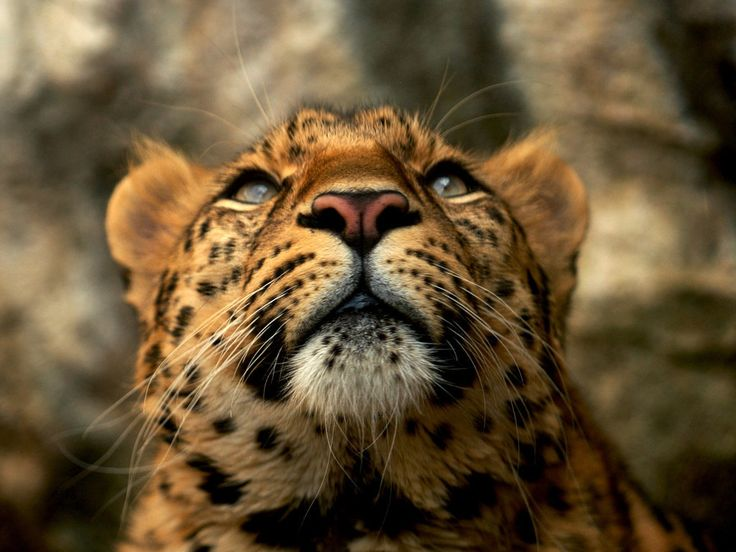
//> input picture 05_03/tiger.jpg, 736 x 552 px
$ ./05_03   (built with g++ and OpenCV 4)
//> lines starting //> are read from the running program, lines starting //| are printed output that depends on the picture; after the words box and inside, x2 and y2 are one past the last pixel; in counts of white or black regions, pixels touching at a corner belong together
#include <opencv2/opencv.hpp>

int main() {
    cv::Mat img = cv::imread("tiger.jpg", cv::IMREAD_COLOR);
//> img is the input picture: 552 rows x 736 cols, CV_8UC3; mean B, G, R 53.1, 83.3, 103.3

    if (img.empty()) {
        std::cout << "Error" << std::endl;
        return -1;
    }

    cv::rectangle(img, cv::Point(50, 50), cv::Point(150, 150), cv::Scalar(0, 0, 255), 2);
    cv::circle(img, cv::Point(300, 300), 50, cv::Scalar(0, 255, 0), 2);
    cv::ellipse(img, cv::Point(350, 350), cv::Size(50, 100), 0, 0, 360, cv::Scalar(255, 0, 255), 2);
    cv::line(img, cv::Point(10, 200), cv::Point(1000, 200), cv::Scalar(255, 255, 0), 2);
    std::vector<cv::Point> triangle_pts;
    triangle_pts.push_back(cv::Point(500, 300));
    triangle_pts.push_back(cv::Point(600, 300));
    triangle_pts.push_back(cv::Point(550, 400));
    cv::polylines(img, std::vector<std::vector<cv::Point>>{triangle_pts}, true, cv::Scalar(0, 255, 255), 2);
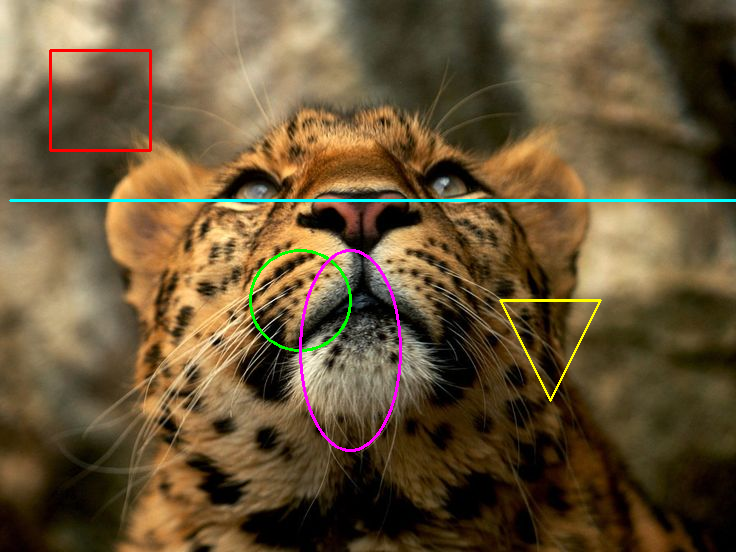
//> img: 552 rows x 736 cols, CV_8UC3; mean B, G, R 54.3, 84.1, 103.5

    cv::namedWindow("Tiger", cv::WINDOW_NORMAL);
    cv::imshow("Tiger", img);

    int rows = img.rows;
//> rows = 552
    int cols = img.cols;
//> cols = 736

    cv::Mat part1 = img(cv::Rect(0, 0, cols / 2, rows / 2));
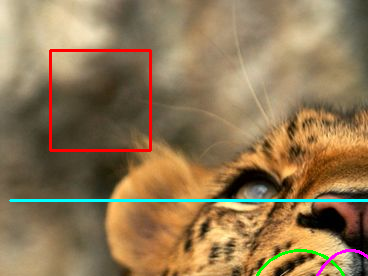
//> part1: 276 rows x 368 cols, CV_8UC3; mean B, G, R 83.9, 119.4, 144.6
    cv::Mat part2 = img(cv::Rect(cols / 2, 0, cols / 2, rows / 2));
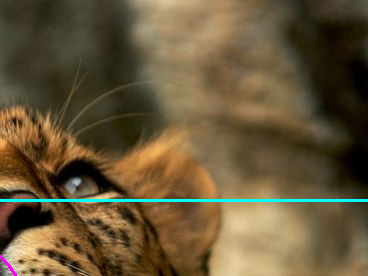
//> part2: 276 rows x 368 cols, CV_8UC3; mean B, G, R 56.3, 86.6, 102.5
    cv::Mat part3 = img(cv::Rect(0, rows / 2, cols / 2, rows / 2));
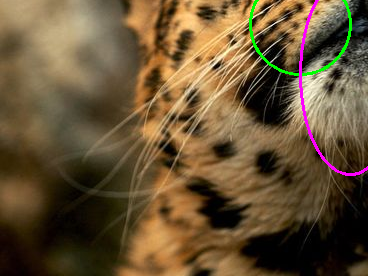
//> part3: 276 rows x 368 cols, CV_8UC3; mean B, G, R 53.2, 83, 103.7
    cv::Mat part4 = img(cv::Rect(cols / 2, rows / 2, cols / 2, rows / 2));
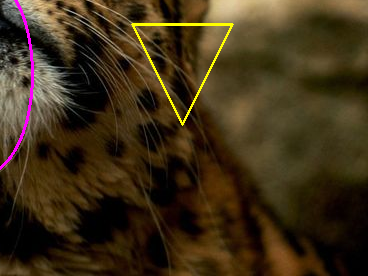
//> part4: 276 rows x 368 cols, CV_8UC3; mean B, G, R 23.6, 47.6, 63.1

    cv::namedWindow("Part 1", cv::WINDOW_NORMAL);
    cv::imshow("Part 1", part1);
    cv::namedWindow("Part 2", cv::WINDOW_NORMAL);
    cv::imshow("Part 2", part2);
    cv::namedWindow("Part 3", cv::WINDOW_NORMAL);
    cv::imshow("Part 3", part3);
    cv::namedWindow("Part 4", cv::WINDOW_NORMAL);
    cv::imshow("Part 4", part4);

    cv::Mat mask = cv::Mat::zeros(img.size(), CV_8UC1);
    cv::circle(mask, cv::Point(img.cols / 2, img.rows / 2), 200, cv::Scalar(255), -1);
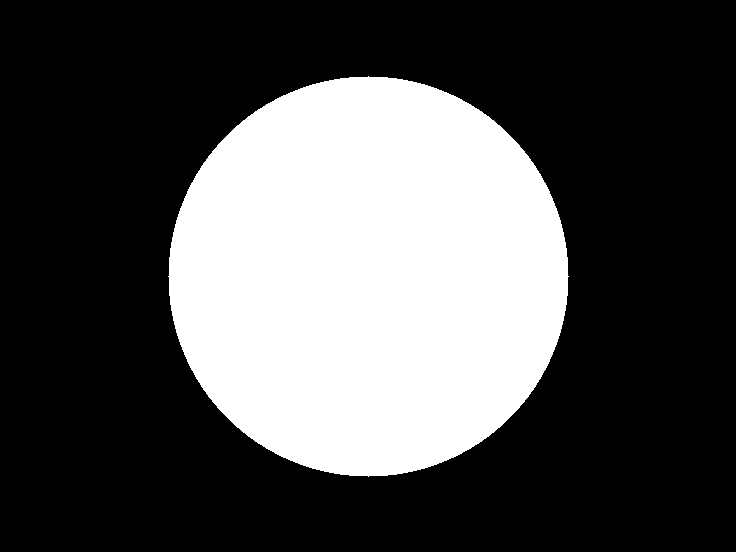
//> mask: 552 rows x 736 cols, CV_8UC1; 30.9% white; 1 white region, box (x1, y1, x2, y2) and area: (168, 76, 569, 477) 125629

    cv::Mat result;
    img.copyTo(result, mask);
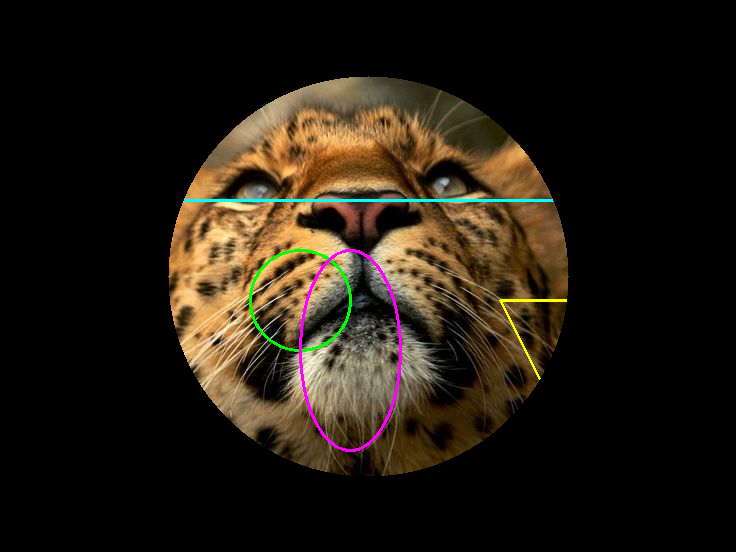
//> result: 552 rows x 736 cols, CV_8UC3; mean B, G, R 17.5, 27.5, 34.8

    cv::namedWindow("Result", cv::WINDOW_NORMAL);
    cv::imshow("Result", result);

    cv::waitKey(0);

    return 0;
}

$ run again, with 05_03/05.png saved as 05_03/tiger.jpg
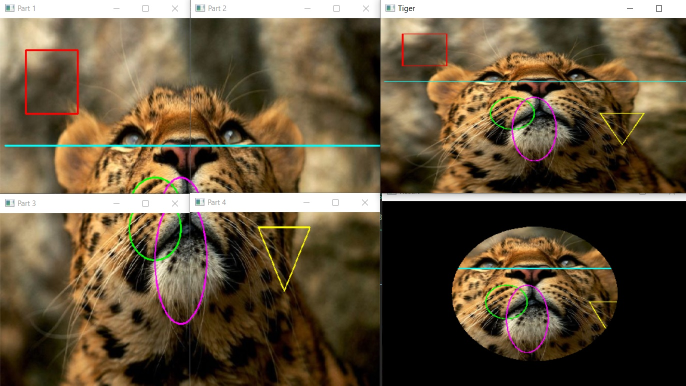
//> input picture 05_03/05.png, 1371 x 771 px (shown at 1/2 size)
//> img is the input picture: 771 rows x 1371 cols, CV_8UC3; mean B, G, R 63.2, 86.4, 101.7
//> `cv::circle(mask, cv::Point(img.cols / 2, img.rows / 2), 200, cv::Scala..`:
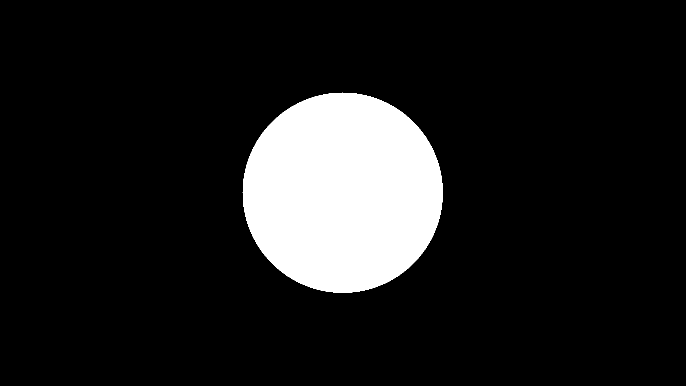
//> mask: 771 rows x 1371 cols, CV_8UC1 (shown at 1/2 size); 11.9% white; 1 white region, box (x1, y1, x2, y2) and area: (485, 185, 886, 586) 125629
//> `img.copyTo(result, mask);`:
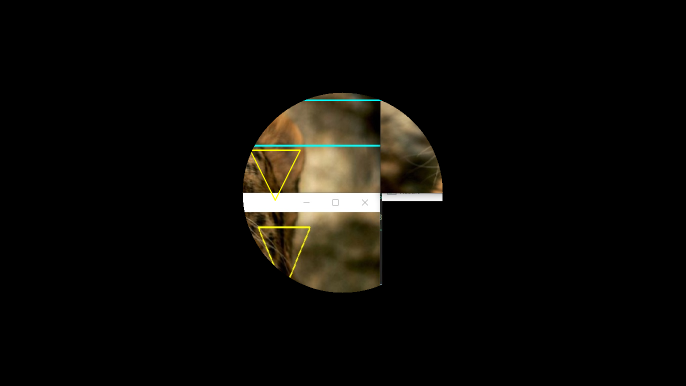
//> result: 771 rows x 1371 cols, CV_8UC3 (shown at 1/2 size); mean B, G, R 7.6, 10.9, 12.2
